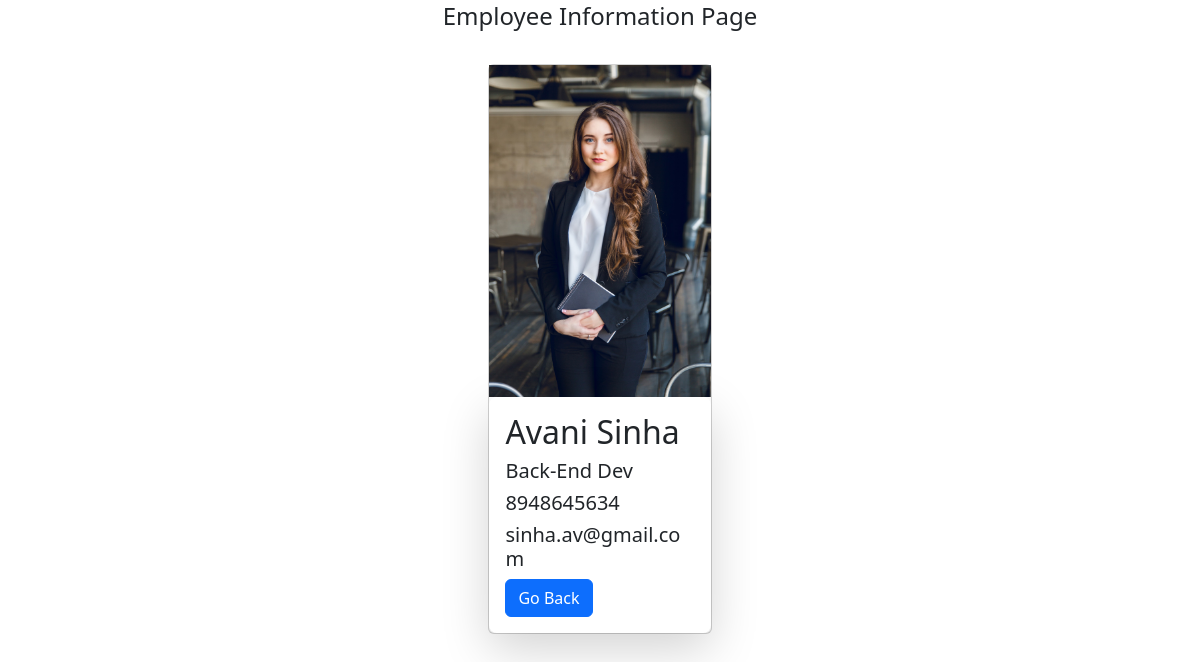
Page /employees/9/ on the committed database.
### Employees_detail/models.py (models this page shows, shortened)
class Employees_detail( models.Model ):
     name = models.CharField( max_length=100)
     email_id = models.EmailField(max_length=254, unique = True)
     phone_no = models.CharField(max_length=10)
     designation = models.CharField(max_length=100)
     image = models.ImageField(upload_to='images/')

### Employees_detail/views.py (the view)
# urls.py: path('<int:emp_id>/', views.employee_info, name="employee_info"),
def employee_info(request, emp_id):
    info = get_object_or_404(Employees_detail, pk = emp_id)
    return render(request, "emp_info.html", {'info' : info})

### Employees_detail/templates/emp_info.html
{% extends "index.html" %}
{% load static %}
{% load static tailwind_tags %}
{% block title %}
<h1 class = "text-center text-2xl">Employee Information Page</h1>
{% endblock  %}
{% block content %}
    <div class="container pt-6">
      <div class= "card mx-auto w-[20%] h-[20%]">
        <img src="{{ info.image.url }}" class="h-fit" alt="{{ info.name }}">
          <div class="card-body p-3 rounded-lg shadow-lg h-[20%] w-[100%]">
            <h2 class="card-title">{{ info.name }}</h1>
            <h5 class="card-text">{{ info.designation }}</h5>
            <h5 class="card-text">{{ info.phone_no }}</h5>
            <h5 class="card-text">{{ info.email_id }}</h5>
            <a href="{% url 'employees_detail' %}" class="btn btn-primary">Go Back</a>
          </div>
        </div>
    </div>
{% endblock  %}

### rows in the picture
Employees_detail: image (picture), name "Avani Sinha", designation "Back-End Dev", phone_no "8948645634", email_id "sinha.av@gmail.com"
